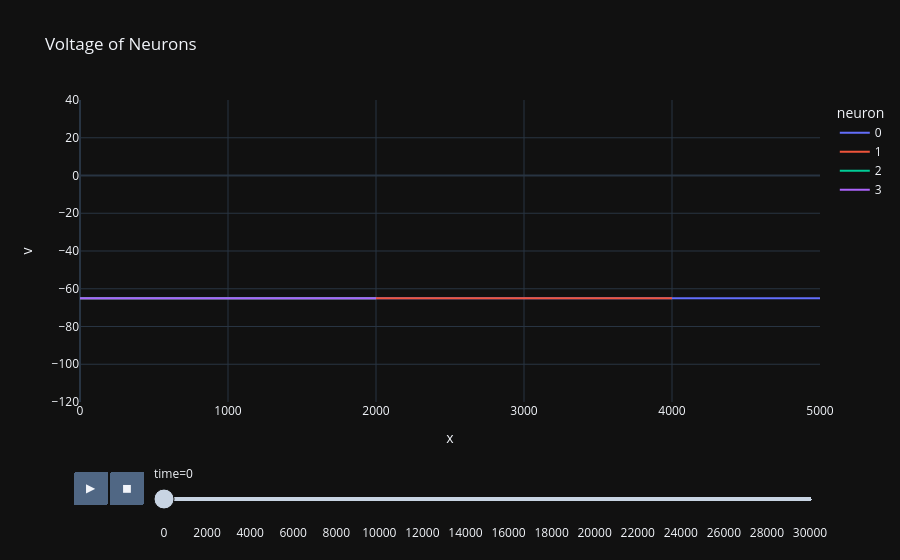

Notebook source saved alongside this figure:
### Code cell
fig = px.line(df, x="x", y="v", animation_frame="time", title="Voltage of Neurons", color="neuron", range_y=[-120, 40])
fig.show()

### Figure 1 — Plotly figure (JSON) as saved in the notebook; plotly's stock layout.template omitted (floating-point values rounded to 4 significant figures; data arrays with more than 128 entries replaced by an {"elided": "..."} marker saying what was removed)
{"data": [{"hovertemplate": "neuron=0<br>time=0<br>x=%{x}<br>v=%{y}<extra></extra>", "legendgroup": "0", "line": {"color": "#636efa", "dash": "solid"}, "marker": {"symbol": "circle"}, "mode": "lines", "name": "0", "orientation": "v", "showlegend": true, "x": {"elided": "251 float values"}, "xaxis": "x", "y": {"elided": "251 float values"}, "yaxis": "y", "type": "scatter"}, {"hovertemplate": "neuron=1<br>time=0<br>x=%{x}<br>v=%{y}<extra></extra>", "legendgroup": "1", "line": {"color": "#EF553B", "dash": "solid"}, "marker": {"symbol": "circle"}, "mode": "lines", "name": "1", "orientation": "v", "showlegend": true, "x": {"elided": "201 float values"}, "xaxis": "x", "y": {"elided": "201 float values"}, "yaxis": "y", "type": "scatter"}, {"hovertemplate": "neuron=2<br>time=0<br>x=%{x}<br>v=%{y}<extra></extra>", "legendgroup": "2", "line": {"color": "#00cc96", "dash": "solid"}, "marker": {"symbol": "circle"}, "mode": "lines", "name": "2", "orientation": "v", "showlegend": true, "x": [0.0, 20.0, 40.0, 60.0, 80.0, 100.0, 120.0, 140.0, 160.0, 180.0, 200.0, 220.0, 240.0, 260.0, 280.0, 300.0, 320.0, 340.0, 360.0, 380.0, 400.0, 420.0, 440.0, 460.0, 480.0, 500.0, 520.0, 540.0, 560.0, 580.0, 600.0, 620.0, 640.0, 660.0, 680.0, 700.0, 720.0, 740.0, 760.0, 780.0, 800.0, 820.0, 840.0, 860.0, 880.0, 900.0, 920.0, 940.0, 960.0, 980.0, 1000.0, 1020.0, 1040.0, 1060.0, 1080.0, 1100.0, 1120.0, 1140.0, 1160.0, 1180.0, 1200.0, 1220.0, 1240.0, 1260.0, 1280.0, 1300.0, 1320.0, 1340.0, 1360.0, 1380.0, 1400.0, 1420.0, 1440.0, 1460.0, 1480.0, 1500.0, 1520.0, 1540.0, 1560.0, 1580.0, 1600.0, 1620.0, 1640.0, 1660.0, 1680.0, 1700.0, 1720.0, 1740.0, 1760.0, 1780.0, 1800.0, 1820.0, 1840.0, 1860.0, 1880.0, 1900.0, 1920.0, 1940.0, 1960.0, 1980.0, 2000.0], "xaxis": "x", "y": [-65.0, -65.0, -65.0, -65.0, -65.0, -65.0, -65.0, -65.0, -65.0, -65.0, -65.0, -65.0, -65.0, -65.0, -65.0, -65.0, -65.0, -65.0, -65.0, -65.0, -65.0, -65.0, -65.0, -65.0, -65.0, -65.0, -65.0, -65.0, -65.0, -65.0, -65.0, -65.0, -65.0, -65.0, -65.0, -65.0, -65.0, -65.0, -65.0, -65.0, -65.0, -65.0, -65.0, -65.0, -65.0, -65.0, -65.0, -65.0, -65.0, -65.0, -65.0, -65.0, -65.0, -65.0, -65.0, -65.0, -65.0, -65.0, -65.0, -65.0, -65.0, -65.0, -65.0, -65.0, -65.0, -65.0, -65.0, -65.0, -65.0, -65.0, -65.0, -65.0, -65.0, -65.0, -65.0, -65.0, -65.0, -65.0, -65.0, -65.0, -65.0, -65.0, -65.0, -65.0, -65.0, -65.0, -65.0, -65.0, -65.0, -65.0, -65.0, -65.0, -65.0, -65.0, -65.0, -65.0, -65.0, -65.0, -65.0, -65.0, -65.0], "yaxis": "y", "type": "scatter"}, {"hovertemplate": "neuron=3<br>time=0<br>x=%{x}<br>v=%{y}<extra></extra>", "legendgroup": "3", "line": {"color": "#ab63fa", "dash": "solid"}, "marker": {"symbol": "circle"}, "mode": "lines", "name": "3", "orientation": "v", "showlegend": true, "x": [0.0, 20.0, 40.0, 60.0, 80.0, 100.0, 120.0, 140.0, 160.0, 180.0, 200.0, 220.0, 240.0, 260.0, 280.0, 300.0, 320.0, 340.0, 360.0, 380.0, 400.0, 420.0, 440.0, 460.0, 480.0, 500.0, 520.0, 540.0, 560.0, 580.0, 600.0, 620.0, 640.0, 660.0, 680.0, 700.0, 720.0, 740.0, 760.0, 780.0, 800.0, 820.0, 840.0, 860.0, 880.0, 900.0, 920.0, 940.0, 960.0, 980.0, 1000.0, 1020.0, 1040.0, 1060.0, 1080.0, 1100.0, 1120.0, 1140.0, 1160.0, 1180.0, 1200.0, 1220.0, 1240.0, 1260.0, 1280.0, 1300.0, 1320.0, 1340.0, 1360.0, 1380.0, 1400.0, 1420.0, 1440.0, 1460.0, 1480.0, 1500.0, 1520.0, 1540.0, 1560.0, 1580.0, 1600.0, 1620.0, 1640.0, 1660.0, 1680.0, 1700.0, 1720.0, 1740.0, 1760.0, 1780.0, 1800.0, 1820.0, 1840.0, 1860.0, 1880.0, 1900.0, 1920.0, 1940.0, 1960.0, 1980.0, 2000.0], "xaxis": "x", "y": [-65.0, -65.0, -65.0, -65.0, -65.0, -65.0, -65.0, -65.0, -65.0, -65.0, -65.0, -65.0, -65.0, -65.0, -65.0, -65.0, -65.0, -65.0, -65.0, -65.0, -65.0, -65.0, -65.0, -65.0, -65.0, -65.0, -65.0, -65.0, -65.0, -65.0, -65.0, -65.0, -65.0, -65.0, -65.0, -65.0, -65.0, -65.0, -65.0, -65.0, -65.0, -65.0, -65.0, -65.0, -65.0, -65.0, -65.0, -65.0, -65.0, -65.0, -65.0, -65.0, -65.0, -65.0, -65.0, -65.0, -65.0, -65.0, -65.0, -65.0, -65.0, -65.0, -65.0, -65.0, -65.0, -65.0, -65.0, -65.0, -65.0, -65.0, -65.0, -65.0, -65.0, -65.0, -65.0, -65.0, -65.0, -65.0, -65.0, -65.0, -65.0, -65.0, -65.0, -65.0, -65.0, -65.0, -65.0, -65.0, -65.0, -65.0, -65.0, -65.0, -65.0, -65.0, -65.0, -65.0, -65.0, -65.0, -65.0, -65.0, -65.0], "yaxis": "y", "type": "scatter"}], "layout": {"xaxis": {"anchor": "y", "domain": [0.0, 1.0], "title": {"text": "x"}}, "yaxis": {"anchor": "x", "domain": [0.0, 1.0], "title": {"text": "v"}, "range": [-120, 40]}, "legend": {"title": {"text": "neuron"}, "tracegroupgap": 0}, "title": {"text": "Voltage of Neurons"}, "updatemenus": [{"buttons": [{"args": [null, {"frame": {"duration": 500, "redraw": false}, "mode": "immediate", "fromcurrent": true, "transition": {"duration": 500, "easing": "linear"}}], "label": "&#9654;", "method": "animate"}, {"args": [[null], {"frame": {"duration": 0, "redraw": false}, "mode": "immediate", "fromcurrent": true, "transition": {"duration": 0, "easing": "linear"}}], "label": "&#9724;", "method": "animate"}], "direction": "left", "pad": {"r": 10, "t": 70}, "showactive": false, "type": "buttons", "x": 0.1, "xanchor": "right", "y": 0, "yanchor": "top"}], "sliders": [{"active": 0, "currentvalue": {"prefix": "time="}, "len": 0.9, "pad": {"b": 10, "t": 60}, "steps": [{"args": [["0"], {"frame": {"duration": 0, "redraw": false}, "mode": "immediate", "fromcurrent": true, "transition": {"duration": 0, "easing": "linear"}}], "label": "0", "method": "animate"}, {"args": [["200"], {"frame": {"duration": 0, "redraw": false}, "mode": "immediate", "fromcurrent": true, "transition": {"duration": 0, "easing": "linear"}}], "label": "200", "method": "animate"}, {"args": [["400"], {"frame": {"duration": 0, "redraw": false}, "mode": "immediate", "fromcurrent": true, "transition": {"duration": 0, "easing": "linear"}}], "label": "400", "method": "animate"}, {"args": [["600"], {"frame": {"duration": 0, "redraw": false}, "mode": "immediate", "fromcurrent": true, "transition": {"duration": 0, "easing": "linear"}}], "label": "600", "method": "animate"}, {"args": [["800"], {"frame": {"duration": 0, "redraw": false}, "mode": "immediate", "fromcurrent": true, "transition": {"duration": 0, "easing": "linear"}}], "label": "800", "method": "animate"}, {"args": [["1000"], {"frame": {"duration": 0, "redraw": false}, "mode": "immediate", "fromcurrent": true, "transition": {"duration": 0, "easing": "linear"}}], "label": "1000", "method": "animate"}, {"args": [["1200"], {"frame": {"duration": 0, "redraw": false}, "mode": "immediate", "fromcurrent": true, "transition": {"duration": 0, "easing": "linear"}}], "label": "1200", "method": "animate"}, {"args": [["1400"], {"frame": {"duration": 0, "redraw": false}, "mode": "immediate", "fromcurrent": true, "transition": {"duration": 0, "easing": "linear"}}], "label": "1400", "method": "animate"}, {"args": [["1600"], {"frame": {"duration": 0, "redraw": false}, "mode": "immediate", "fromcurrent": true, "transition": {"duration": 0, "easing": "linear"}}], "label": "1600", "method": "animate"}, {"args": [["1800"], {"frame": {"duration": 0, "redraw": false}, "mode": "immediate", "fromcurrent": true, "transition": {"duration": 0, "easing": "linear"}}], "label": "1800", "method": "animate"}, {"args": [["2000"], {"frame": {"duration": 0, "redraw": false}, "mode": "immediate", "fromcurrent": true, "transition": {"duration": 0, "easing": "linear"}}], "label": "2000", "method": "animate"}, {"args": [["2200"], {"frame": {"duration": 0, "redraw": false}, "mode": "immediate", "fromcurrent": true, "transition": {"duration": 0, "easing": "linear"}}], "label": "2200", "method": "animate"}, {"args": [["2400"], {"frame": {"duration": 0, "redraw": false}, "mode": "immediate", "fromcurrent": true, "transition": {"duration": 0, "easing": "linear"}}], "label": "2400", "method": "animate"}, {"args": [["2600"], {"frame": {"duration": 0, "redraw": false}, "mode": "immediate", "fromcurrent": true, "transition": {"duration": 0, "easing": "linear"}}], "label": "2600", "method": "animate"}, {"args": [["2800"], {"frame": {"duration": 0, "redraw": false}, "mode": "immediate", "fromcurrent": true, "transition": {"duration": 0, "easing": "linear"}}], "label": "2800", "method": "animate"}, {"args": [["3000"], {"frame": {"duration": 0, "redraw": false}, "mode": "immediate", "fromcurrent": true, "transition": {"duration": 0, "easing": "linear"}}], "label": "3000", "method": "animate"}, {"args": [["3200"], {"frame": {"duration": 0, "redraw": false}, "mode": "immediate", "fromcurrent": true, "transition": {"duration": 0, "easing": "linear"}}], "label": "3200", "method": "animate"}, {"args": [["3400"], {"frame": {"duration": 0, "redraw": false}, "mode": "immediate", "fromcurrent": true, "transition": {"duration": 0, "easing": "linear"}}], "label": "3400", "method": "animate"}, {"args": [["3600"], {"frame": {"duration": 0, "redraw": false}, "mode": "immediate", "fromcurrent": true, "transition": {"duration": 0, "easing": "linear"}}], "label": "3600", "method": "animate"}, {"args": [["3800"], {"frame": {"duration": 0, "redraw": false}, "mode": "immediate", "fromcurrent": true, "transition": {"duration": 0, "easing": "linear"}}], "label": "3800", "method": "animate"}, {"args": [["4000"], {"frame": {"duration": 0, "redraw": false}, "mode": "immediate", "fromcurrent": true, "transition": {"duration": 0, "easing": "linear"}}], "label": "4000", "method": "animate"}, {"args": [["4200"], {"frame": {"duration": 0, "redraw": false}, "mode": "immediate", "fromcurrent": true, "transition": {"duration": 0, "easing": "linear"}}], "label": "4200", "method": "animate"}, {"args": [["4400"], {"frame": {"duration": 0, "redraw": false}, "mode": "immediate", "fromcurrent": true, "transition": {"duration": 0, "easing": "linear"}}], "label": "4400", "method": "animate"}, {"args": [["4600"], {"frame": {"duration": 0, "redraw": false}, "mode": "immediate", "fromcurrent": true, "transition": {"duration": 0, "easing": "linear"}}], "label": "4600", "method": "animate"}, {"args": [["4800"], {"frame": {"duration": 0, "redraw": false}, "mode": "immediate", "fromcurrent": true, "transition": {"duration": 0, "easing": "linear"}}], "label": "4800", "method": "animate"}, {"args": [["5000"], {"frame": {"duration": 0, "redraw": false}, "mode": "immediate", "fromcurrent": true, "transition": {"duration": 0, "easing": "linear"}}], "label": "5000", "method": "animate"}, {"args": [["5200"], {"frame": {"duration": 0, "redraw": false}, "mode": "immediate", "fromcurrent": true, "transition": {"duration": 0, "easing": "linear"}}], "label": "5200", "method": "animate"}, {"args": [["5400"], {"frame": {"duration": 0, "redraw": false}, "mode": "immediate", "fromcurrent": true, "transition": {"duration": 0, "easing": "linear"}}], "label": "5400", "method": "animate"}, {"args": [["5600"], {"frame": {"duration": 0, "redraw": false}, "mode": "immediate", "fromcurrent": true, "transition": {"duration": 0, "easing": "linear"}}], "label": "5600", "method": "animate"}, {"args": [["5800"], {"frame": {"duration": 0, "redraw": false}, "mode": "immediate", "fromcurrent": true, "transition": {"duration": 0, "easing": "linear"}}], "label": "5800", "method": "animate"}, {"args": [["6000"], {"frame": {"duration": 0, "redraw": false}, "mode": "immediate", "fromcurrent": true, "transition": {"duration": 0, "easing": "linear"}}], "label": "6000", "method": "animate"}, {"args": [["6200"], {"frame": {"duration": 0, "redraw": false}, "mode": "immediate", "fromcurrent": true, "transition": {"duration": 0, "easing": "linear"}}], "label": "6200", "method": "animate"}, {"args": [["6400"], {"frame": {"duration": 0, "redraw": false}, "mode": "immediate", "fromcurrent": true, "transition": {"duration": 0, "easing": "linear"}}], "label": "6400", "method": "animate"}, {"args": [["6600"], {"frame": {"duration": 0, "redraw": false}, "mode": "immediate", "fromcurrent": true, "transition": {"duration": 0, "easing": "linear"}}], "label": "6600", "method": "animate"}, {"args": [["6800"], {"frame": {"duration": 0, "redraw": false}, "mode": "immediate", "fromcurrent": true, "transition": {"duration": 0, "easing": "linear"}}], "label": "6800", "method": "animate"}, {"args": [["7000"], {"frame": {"duration": 0, "redraw": false}, "mode": "immediate", "fromcurrent": true, "transition": {"duration": 0, "easing": "linear"}}], "label": "7000", "method": "animate"}, {"args": [["7200"], {"frame": {"duration": 0, "redraw": false}, "mode": "immediate", "fromcurrent": true, "transition": {"duration": 0, "easing": "linear"}}], "label": "7200", "method": "animate"}, {"args": [["7400"], {"frame": {"duration": 0, "redraw": false}, "mode": "immediate", "fromcurrent": true, "transition": {"duration": 0, "easing": "linear"}}], "label": "7400", "method": "animate"}, {"args": [["7600"], {"frame": {"duration": 0, "redraw": false}, "mode": "immediate", "fromcurrent": true, "transition": {"duration": 0, "easing": "linear"}}], "label": "7600", "method": "animate"}, {"args": [["7800"], {"frame": {"duration": 0, "redraw": false}, "mode": "immediate", "fromcurrent": true, "transition": {"duration": 0, "easing": "linear"}}], "label": "7800", "method": "animate"}, {"args": [["8000"], {"frame": {"duration": 0, "redraw": false}, "mode": "immediate", "fromcurrent": true, "transition": {"duration": 0, "easing": "linear"}}], "label": "8000", "method": "animate"}, {"args": [["8200"], {"frame": {"duration": 0, "redraw": false}, "mode": "immediate", "fromcurrent": true, "transition": {"duration": 0, "easing": "linear"}}], "label": "8200", "method": "animate"}, {"args": [["8400"], {"frame": {"duration": 0, "redraw": false}, "mode": "immediate", "fromcurrent": true, "transition": {"duration": 0, "easing": "linear"}}], "label": "8400", "method": "animate"}, {"args": [["8600"], {"frame": {"duration": 0, "redraw": false}, "mode": "immediate", "fromcurrent": true, "transition": {"duration": 0, "easing": "linear"}}], "label": "8600", "method": "animate"}, {"args": [["8800"], {"frame": {"duration": 0, "redraw": false}, "mode": "immediate", "fromcurrent": true, "transition": {"duration": 0, "easing": "linear"}}], "label": "8800", "method": "animate"}, {"args": [["9000"], {"frame": {"duration": 0, "redraw": false}, "mode": "immediate", "fromcurrent": true, "transition": {"duration": 0, "easing": "linear"}}], "label": "9000", "method": "animate"}, {"args": [["9200"], {"frame": {"duration": 0, "redraw": false}, "mode": "immediate", "fromcurrent": true, "transition": {"duration": 0, "easing": "linear"}}], "label": "9200", "method": "animate"}, {"args": [["9400"], {"frame": {"duration": 0, "redraw": false}, "mode": "immediate", "fromcurrent": true, "transition": {"duration": 0, "easing": "linear"}}], "label": "9400", "method": "animate"}, {"args": [["9600"], {"frame": {"duration": 0, "redraw": false}, "mode": "immediate", "fromcurrent": true, "transition": {"duration": 0, "easing": "linear"}}], "label": "9600", "method": "animate"}, {"args": [["9800"], {"frame": {"duration": 0, "redraw": false}, "mode": "immediate", "fromcurrent": true, "transition": {"duration": 0, "easing": "linear"}}], "label": "9800", "method": "animate"}, {"args": [["10000"], {"frame": {"duration": 0, "redraw": false}, "mode": "immediate", "fromcurrent": true, "transition": {"duration": 0, "easing": "linear"}}], "label": "10000", "method": "animate"}, {"args": [["10200"], {"frame": {"duration": 0, "redraw": false}, "mode": "immediate", "fromcurrent": true, "transition": {"duration": 0, "easing": "linear"}}], "label": "10200", "method": "animate"}, {"args": [["10400"], {"frame": {"duration": 0, "redraw": false}, "mode": "immediate", "fromcurrent": true, "transition": {"duration": 0, "easing": "linear"}}], "label": "10400", "method": "animate"}, {"args": [["10600"], {"frame": {"duration": 0, "redraw": false}, "mode": "immediate", "fromcurrent": true, "transition": {"duration": 0, "easing": "linear"}}], "label": "10600", "method": "animate"}, {"args": [["10800"], {"frame": {"duration": 0, "redraw": false}, "mode": "immediate", "fromcurrent": true, "transition": {"duration": 0, "easing": "linear"}}], "label": "10800", "method": "animate"}, {"args": [["11000"], {"frame": {"duration": 0, "redraw": false}, "mode": "immediate", "fromcurrent": true, "transition": {"duration": 0, "easing": "linear"}}], "label": "11000", "method": "animate"}, {"args": [["11200"], {"frame": {"duration": 0, "redraw": false}, "mode": "immediate", "fromcurrent": true, "transition": {"duration": 0, "easing": "linear"}}], "label": "11200", "method": "animate"}, {"args": [["11400"], {"frame": {"duration": 0, "redraw": false}, "mode": "immediate", "fromcurrent": true, "transition": {"duration": 0, "easing": "linear"}}], "label": "11400", "method": "animate"}, {"args": [["11600"], {"frame": {"duration": 0, "redraw": false}, "mode": "immediate", "fromcurrent": true, "transition": {"duration": 0, "easing": "linear"}}], "label": "11600", "method": "animate"}, {"args": [["11800"], {"frame": {"duration": 0, "redraw": false}, "mode": "immediate", "fromcurrent": true, "transition": {"duration": 0, "easing": "linear"}}], "label": "11800", "method": "animate"}, {"args": [["12000"], {"frame": {"duration": 0, "redraw": false}, "mode": "immediate", "fromcurrent": true, "transition": {"duration": 0, "easing": "linear"}}], "label": "12000", "method": "animate"}, {"args": [["12200"], {"frame": {"duration": 0, "redraw": false}, "mode": "immediate", "fromcurrent": true, "transition": {"duration": 0, "easing": "linear"}}], "label": "12200", "method": "animate"}, {"args": [["12400"], {"frame": {"duration": 0, "redraw": false}, "mode": "immediate", "fromcurrent": true, "transition": {"duration": 0, "easing": "linear"}}], "label": "12400", "method": "animate"}, {"args": [["12600"], {"frame": {"duration": 0, "redraw": false}, "mode": "immediate", "fromcurrent": true, "transition": {"duration": 0, "easing": "linear"}}], "label": "12600", "method": "animate"}, {"args": [["12800"], {"frame": {"duration": 0, "redraw": false}, "mode": "immediate", "fromcurrent": true, "transition": {"duration": 0, "easing": "linear"}}], "label": "12800", "method": "animate"}, {"args": [["13000"], {"frame": {"duration": 0, "redraw": false}, "mode": "immediate", "fromcurrent": true, "transition": {"duration": 0, "easing": "linear"}}], "label": "13000", "method": "animate"}, {"args": [["13200"], {"frame": {"duration": 0, "redraw": false}, "mode": "immediate", "fromcurrent": true, "transition": {"duration": 0, "easing": "linear"}}], "label": "13200", "method": "animate"}, {"args": [["13400"], {"frame": {"duration": 0, "redraw": false}, "mode": "immediate", "fromcurrent": true, "transition": {"duration": 0, "easing": "linear"}}], "label": "13400", "method": "animate"}, {"args": [["13600"], {"frame": {"duration": 0, "redraw": false}, "mode": "immediate", "fromcurrent": true, "transition": {"duration": 0, "easing": "linear"}}], "label": "13600", "method": "animate"}, {"args": [["13800"], {"frame": {"duration": 0, "redraw": false}, "mode": "immediate", "fromcurrent": true, "transition": {"duration": 0, "easing": "linear"}}], "label": "13800", "method": "animate"}, {"args": [["14000"], {"frame": {"duration": 0, "redraw": false}, "mode": "immediate", "fromcurrent": true, "transition": {"duration": 0, "easing": "linear"}}], "label": "14000", "method": "animate"}, {"args": [["14200"], {"frame": {"duration": 0, "redraw": false}, "mode": "immediate", "fromcurrent": true, "transition": {"duration": 0, "easing": "linear"}}], "label": "14200", "method": "animate"}, {"args": [["14400"], {"frame": {"duration": 0, "redraw": false}, "mode": "immediate", "fromcurrent": true, "transition": {"duration": 0, "easing": "linear"}}], "label": "14400", "method": "animate"}, {"args": [["14600"], {"frame": {"duration": 0, "redraw": false}, "mode": "immediate", "fromcurrent": true, "transition": {"duration": 0, "easing": "linear"}}], "label": "14600", "method": "animate"}, {"args": [["14800"], {"frame": {"duration": 0, "redraw": false}, "mode": "immediate", "fromcurrent": true, "transition": {"duration": 0, "easing": "linear"}}], "label": "14800", "method": "animate"}, {"args": [["15000"], {"frame": {"duration": 0, "redraw": false}, "mode": "immediate", "fromcurrent": true, "transition": {"duration": 0, "easing": "linear"}}], "label": "15000", "method": "animate"}, {"args": [["15200"], {"frame": {"duration": 0, "redraw": false}, "mode": "immediate", "fromcurrent": true, "transition": {"duration": 0, "easing": "linear"}}], "label": "15200", "method": "animate"}, {"args": [["15400"], {"frame": {"duration": 0, "redraw": false}, "mode": "immediate", "fromcurrent": true, "transition": {"duration": 0, "easing": "linear"}}], "label": "15400", "method": "animate"}, {"args": [["15600"], {"frame": {"duration": 0, "redraw": false}, "mode": "immediate", "fromcurrent": true, "transition": {"duration": 0, "easing": "linear"}}], "label": "15600", "method": "animate"}, {"args": [["15800"], {"frame": {"duration": 0, "redraw": false}, "mode": "immediate", "fromcurrent": true, "transition": {"duration": 0, "easing": "linear"}}], "label": "15800", "method": "animate"}, {"args": [["16000"], {"frame": {"duration": 0, "redraw": false}, "mode": "immediate", "fromcurrent": true, "transition": {"duration": 0, "easing": "linear"}}], "label": "16000", "method": "animate"}, {"args": [["16200"], {"frame": {"duration": 0, "redraw": false}, "mode": "immediate", "fromcurrent": true, "transition": {"duration": 0, "easing": "linear"}}], "label": "16200", "method": "animate"}, {"args": [["16400"], {"frame": {"duration": 0, "redraw": false}, "mode": "immediate", "fromcurrent": true, "transition": {"duration": 0, "easing": "linear"}}], "label": "16400", "method": "animate"}, {"args": [["16600"], {"frame": {"duration": 0, "redraw": false}, "mode": "immediate", "fromcurrent": true, "transition": {"duration": 0, "easing": "linear"}}], "label": "16600", "method": "animate"}, {"args": [["16800"], {"frame": {"duration": 0, "redraw": false}, "mode": "immediate", "fromcurrent": true, "transition": {"duration": 0, "easing": "linear"}}], "label": "16800", "method": "animate"}, {"args": [["17000"], {"frame": {"duration": 0, "redraw": false}, "mode": "immediate", "fromcurrent": true, "transition": {"duration": 0, "easing": "linear"}}], "label": "17000", "method": "animate"}, {"args": [["17200"], {"frame": {"duration": 0, "redraw": false}, "mode": "immediate", "fromcurrent": true, "transition": {"duration": 0, "easing": "linear"}}], "label": "17200", "method": "animate"}, {"args": [["17400"], {"frame": {"duration": 0, "redraw": false}, "mode": "immediate", "fromcurrent": true, "transition": {"duration": 0, "easing": "linear"}}], "label": "17400", "method": "animate"}, {"args": [["17600"], {"frame": {"duration": 0, "redraw": false}, "mode": "immediate", "fromcurrent": true, "transition": {"duration": 0, "easing": "linear"}}], "label": "17600", "method": "animate"}, {"args": [["17800"], {"frame": {"duration": 0, "redraw": false}, "mode": "immediate", "fromcurrent": true, "transition": {"duration": 0, "easing": "linear"}}], "label": "17800", "method": "animate"}, {"args": [["18000"], {"frame": {"duration": 0, "redraw": false}, "mode": "immediate", "fromcurrent": true, "transition": {"duration": 0, "easing": "linear"}}], "label": "18000", "method": "animate"}, {"args": [["18200"], {"frame": {"duration": 0, "redraw": false}, "mode": "immediate", "fromcurrent": true, "transition": {"duration": 0, "easing": "linear"}}], "label": "18200", "method": "animate"}, {"args": [["18400"], {"frame": {"duration": 0, "redraw": false}, "mode": "immediate", "fromcurrent": true, "transition": {"duration": 0, "easing": "linear"}}], "label": "18400", "method": "animate"}, {"args": [["18600"], {"frame": {"duration": 0, "redraw": false}, "mode": "immediate", "fromcurrent": true, "transition": {"duration": 0, "easing": "linear"}}], "label": "18600", "method": "animate"}, {"args": [["18800"], {"frame": {"duration": 0, "redraw": false}, "mode": "immediate", "fromcurrent": true, "transition": {"duration": 0, "easing": "linear"}}], "label": "18800", "method": "animate"}, {"args": [["19000"], {"frame": {"duration": 0, "redraw": false}, "mode": "immediate", "fromcurrent": true, "transition": {"duration": 0, "easing": "linear"}}], "label": "19000", "method": "animate"}, {"args": [["19200"], {"frame": {"duration": 0, "redraw": false}, "mode": "immediate", "fromcurrent": true, "transition": {"duration": 0, "easing": "linear"}}], "label": "19200", "method": "animate"}, {"args": [["19400"], {"frame": {"duration": 0, "redraw": false}, "mode": "immediate", "fromcurrent": true, "transition": {"duration": 0, "easing": "linear"}}], "label": "19400", "method": "animate"}, {"args": [["19600"], {"frame": {"duration": 0, "redraw": false}, "mode": "immediate", "fromcurrent": true, "transition": {"duration": 0, "easing": "linear"}}], "label": "19600", "method": "animate"}, {"args": [["19800"], {"frame": {"duration": 0, "redraw": false}, "mode": "immediate", "fromcurrent": true, "transition": {"duration": 0, "easing": "linear"}}], "label": "19800", "method": "animate"}, {"args": [["20000"], {"frame": {"duration": 0, "redraw": false}, "mode": "immediate", "fromcurrent": true, "transition": {"duration": 0, "easing": "linear"}}], "label": "20000", "method": "animate"}, {"args": [["20200"], {"frame": {"duration": 0, "redraw": false}, "mode": "immediate", "fromcurrent": true, "transition": {"duration": 0, "easing": "linear"}}], "label": "20200", "method": "animate"}, {"args": [["20400"], {"frame": {"duration": 0, "redraw": false}, "mode": "immediate", "fromcurrent": true, "transition": {"duration": 0, "easing": "linear"}}], "label": "20400", "method": "animate"}, {"args": [["20600"], {"frame": {"duration": 0, "redraw": false}, "mode": "immediate", "fromcurrent": true, "transition": {"duration": 0, "easing": "linear"}}], "label": "20600", "method": "animate"}, {"args": [["20800"], {"frame": {"duration": 0, "redraw": false}, "mode": "immediate", "fromcurrent": true, "transition": {"duration": 0, "easing": "linear"}}], "label": "20800", "method": "animate"}, {"args": [["21000"], {"frame": {"duration": 0, "redraw": false}, "mode": "immediate", "fromcurrent": true, "transition": {"duration": 0, "easing": "linear"}}], "label": "21000", "method": "animate"}, {"args": [["21200"], {"frame": {"duration": 0, "redraw": false}, "mode": "immediate", "fromcurrent": true, "transition": {"duration": 0, "easing": "linear"}}], "label": "21200", "method": "animate"}, {"args": [["21400"], {"frame": {"duration": 0, "redraw": false}, "mode": "immediate", "fromcurrent": true, "transition": {"duration": 0, "easing": "linear"}}], "label": "21400", "method": "animate"}, {"args": [["21600"], {"frame": {"duration": 0, "redraw": false}, "mode": "immediate", "fromcurrent": true, "transition": {"duration": 0, "easing": "linear"}}], "label": "21600", "method": "animate"}, {"args": [["21800"], {"frame": {"duration": 0, "redraw": false}, "mode": "immediate", "fromcurrent": true, "transition": {"duration": 0, "easing": "linear"}}], "label": "21800", "method": "animate"}, {"args": [["22000"], {"frame": {"duration": 0, "redraw": false}, "mode": "immediate", "fromcurrent": true, "transition": {"duration": 0, "easing": "linear"}}], "label": "22000", "method": "animate"}, {"args": [["22200"], {"frame": {"duration": 0, "redraw": false}, "mode": "immediate", "fromcurrent": true, "transition": {"duration": 0, "easing": "linear"}}], "label": "22200", "method": "animate"}, {"args": [["22400"], {"frame": {"duration": 0, "redraw": false}, "mode": "immediate", "fromcurrent": true, "transition": {"duration": 0, "easing": "linear"}}], "label": "22400", "method": "animate"}, {"args": [["22600"], {"frame": {"duration": 0, "redraw": false}, "mode": "immediate", "fromcurrent": true, "transition": {"duration": 0, "easing": "linear"}}], "label": "22600", "method": "animate"}, {"args": [["22800"], {"frame": {"duration": 0, "redraw": false}, "mode": "immediate", "fromcurrent": true, "transition": {"duration": 0, "easing": "linear"}}], "label": "22800", "method": "animate"}, {"args": [["23000"], {"frame": {"duration": 0, "redraw": false}, "mode": "immediate", "fromcurrent": true, "transition": {"duration": 0, "easing": "linear"}}], "label": "23000", "method": "animate"}, {"args": [["23200"], {"frame": {"duration": 0, "redraw": false}, "mode": "immediate", "fromcurrent": true, "transition": {"duration": 0, "easing": "linear"}}], "label": "23200", "method": "animate"}, {"args": [["23400"], {"frame": {"duration": 0, "redraw": false}, "mode": "immediate", "fromcurrent": true, "transition": {"duration": 0, "easing": "linear"}}], "label": "23400", "method": "animate"}, {"args": [["23600"], {"frame": {"duration": 0, "redraw": false}, "mode": "immediate", "fromcurrent": true, "transition": {"duration": 0, "easing": "linear"}}], "label": "23600", "method": "animate"}, {"args": [["23800"], {"frame": {"duration": 0, "redraw": false}, "mode": "immediate", "fromcurrent": true, "transition": {"duration": 0, "easing": "linear"}}], "label": "23800", "method": "animate"}, {"args": [["24000"], {"frame": {"duration": 0, "redraw": false}, "mode": "immediate", "fromcurrent": true, "transition": {"duration": 0, "easing": "linear"}}], "label": "24000", "method": "animate"}, {"args": [["24200"], {"frame": {"duration": 0, "redraw": false}, "mode": "immediate", "fromcurrent": true, "transition": {"duration": 0, "easing": "linear"}}], "label": "24200", "method": "animate"}, {"args": [["24400"], {"frame": {"duration": 0, "redraw": false}, "mode": "immediate", "fromcurrent": true, "transition": {"duration": 0, "easing": "linear"}}], "label": "24400", "method": "animate"}, {"args": [["24600"], {"frame": {"duration": 0, "redraw": false}, "mode": "immediate", "fromcurrent": true, "transition": {"duration": 0, "easing": "linear"}}], "label": "24600", "method": "animate"}, {"args": [["24800"], {"frame": {"duration": 0, "redraw": false}, "mode": "immediate", "fromcurrent": true, "transition": {"duration": 0, "easing": "linear"}}], "label": "24800", "method": "animate"}, {"args": [["25000"], {"frame": {"duration": 0, "redraw": false}, "mode": "immediate", "fromcurrent": true, "transition": {"duration": 0, "easing": "linear"}}], "label": "25000", "method": "animate"}, {"args": [["25200"], {"frame": {"duration": 0, "redraw": false}, "mode": "immediate", "fromcurrent": true, "transition": {"duration": 0, "easing": "linear"}}], "label": "25200", "method": "animate"}, {"args": [["25400"], {"frame": {"duration": 0, "redraw": false}, "mode": "immediate", "fromcurrent": true, "transition": {"duration": 0, "easing": "linear"}}], "label": "25400", "method": "animate"}, {"args": [["25600"], {"frame": {"duration": 0, "redraw": false}, "mode": "immediate", "fromcurrent": true, "transition": {"duration": 0, "easing": "linear"}}], "label": "25600", "method": "animate"}, {"args": [["25800"], {"frame": {"duration": 0, "redraw": false}, "mode": "immediate", "fromcurrent": true, "transition": {"duration": 0, "easing": "linear"}}], "label": "25800", "method": "animate"}, {"args": [["26000"], {"frame": {"duration": 0, "redraw": false}, "mode": "immediate", "fromcurrent": true, "transition": {"duration": 0, "easing": "linear"}}], "label": "26000", "method": "animate"}, {"args": [["26200"], {"frame": {"duration": 0, "redraw": false}, "mode": "immediate", "fromcurrent": true, "transition": {"duration": 0, "easing": "linear"}}], "label": "26200", "method": "animate"}, {"args": [["26400"], {"frame": {"duration": 0, "redraw": false}, "mode": "immediate", "fromcurrent": true, "transition": {"duration": 0, "easing": "linear"}}], "label": "26400", "method": "animate"}, {"args": [["26600"], {"frame": {"duration": 0, "redraw": false}, "mode": "immediate", "fromcurrent": true, "transition": {"duration": 0, "easing": "linear"}}], "label": "26600", "method": "animate"}, {"args": [["26800"], {"frame": {"duration": 0, "redraw": false}, "mode": "immediate", "fromcurrent": true, "transition": {"duration": 0, "easing": "linear"}}], "label": "26800", "method": "animate"}, {"args": [["27000"], {"frame": {"duration": 0, "redraw": false}, "mode": "immediate", "fromcurrent": true, "transition": {"duration": 0, "easing": "linear"}}], "label": "27000", "method": "animate"}, {"args": [["27200"], {"frame": {"duration": 0, "redraw": false}, "mode": "immediate", "fromcurrent": true, "transition": {"duration": 0, "easing": "linear"}}], "label": "27200", "method": "animate"}, {"args": [["27400"], {"frame": {"duration": 0, "redraw": false}, "mode": "immediate", "fromcurrent": true, "transition": {"duration": 0, "easing": "linear"}}], "label": "27400", "method": "animate"}, {"args": [["27600"], {"frame": {"duration": 0, "redraw": false}, "mode": "immediate", "fromcurrent": true, "transition": {"duration": 0, "easing": "linear"}}], "label": "27600", "method": "animate"}, {"args": [["27800"], {"frame": {"duration": 0, "redraw": false}, "mode": "immediate", "fromcurrent": true, "transition": {"duration": 0, "easing": "linear"}}], "label": "27800", "method": "animate"}, {"args": [["28000"], {"frame": {"duration": 0, "redraw": false}, "mode": "immediate", "fromcurrent": true, "transition": {"duration": 0, "easing": "linear"}}], "label": "28000", "method": "animate"}, {"args": [["28200"], {"frame": {"duration": 0, "redraw": false}, "mode": "immediate", "fromcurrent": true, "transition": {"duration": 0, "easing": "linear"}}], "label": "28200", "method": "animate"}, {"args": [["28400"], {"frame": {"duration": 0, "redraw": false}, "mode": "immediate", "fromcurrent": true, "transition": {"duration": 0, "easing": "linear"}}], "label": "28400", "method": "animate"}, {"args": [["28600"], {"frame": {"duration": 0, "redraw": false}, "mode": "immediate", "fromcurrent": true, "transition": {"duration": 0, "easing": "linear"}}], "label": "28600", "method": "animate"}, {"args": [["28800"], {"frame": {"duration": 0, "redraw": false}, "mode": "immediate", "fromcurrent": true, "transition": {"duration": 0, "easing": "linear"}}], "label": "28800", "method": "animate"}, {"args": [["29000"], {"frame": {"duration": 0, "redraw": false}, "mode": "immediate", "fromcurrent": true, "transition": {"duration": 0, "easing": "linear"}}], "label": "29000", "method": "animate"}, {"args": [["29200"], {"frame": {"duration": 0, "redraw": false}, "mode": "immediate", "fromcurrent": true, "transition": {"duration": 0, "easing": "linear"}}], "label": "29200", "method": "animate"}, {"args": [["29400"], {"frame": {"duration": 0, "redraw": false}, "mode": "immediate", "fromcurrent": true, "transition": {"duration": 0, "easing": "linear"}}], "label": "29400", "method": "animate"}, {"args": [["29600"], {"frame": {"duration": 0, "redraw": false}, "mode": "immediate", "fromcurrent": true, "transition": {"duration": 0, "easing": "linear"}}], "label": "29600", "method": "animate"}, {"args": [["29800"], {"frame": {"duration": 0, "redraw": false}, "mode": "immediate", "fromcurrent": true, "transition": {"duration": 0, "easing": "linear"}}], "label": "29800", "method": "animate"}, {"args": [["30000"], {"frame": {"duration": 0, "redraw": false}, "mode": "immediate", "fromcurrent": true, "transition": {"duration": 0, "easing": "linear"}}], "label": "30000", "method": "animate"}], "x": 0.1, "xanchor": "left", "y": 0, "yanchor": "top"}]}}
